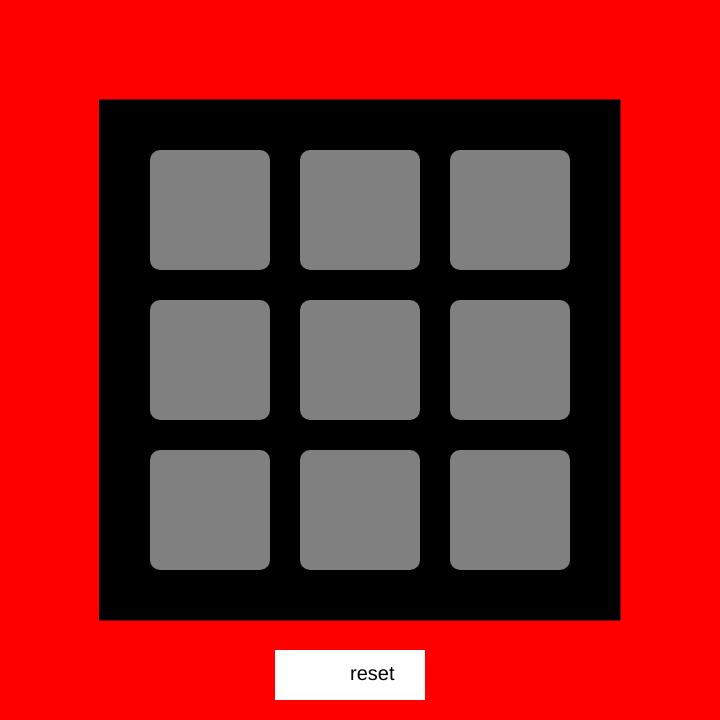
Frame 1 (no input)
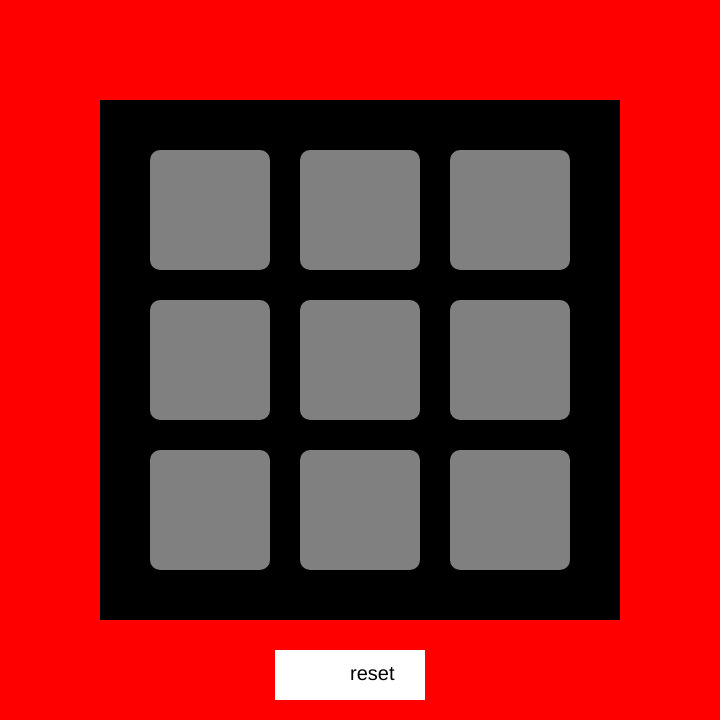
Frame 60 (no input)
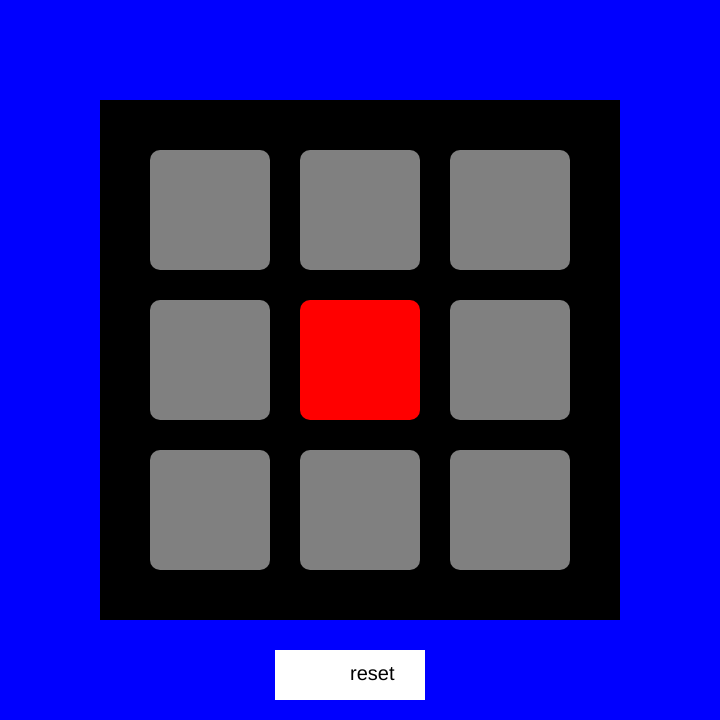
Frame 120 (the mouse pressed at the canvas centre since frame 60)

The p5.js sketch that drew these frames (run headless with seeded random() and noise() and a simulated clock; from frame 60 on, the mouse is pressed at the canvas centre):

// p5.js sketch
// ── sketch.js
let vak = [0, 0, 0, 0, 0, 0, 0, 0, 0];

let spelklaar = false; 

let winnaar = 0;

function setup() {
  createCanvas(720, 720);
}

let player = 1;

function mousePressed(){

   // als muis klikt reset button reset veld en speler
if(mouseX >= 275 && mouseX <= 425 && mouseY >= 650 && mouseY <= 700){
    vak = [0,0,0,0,0,0,0,0,0];

    player = 1;
    spelklaar = false;
    winnaar = 0;
    console.log("reset");
  }
// als spel klaar is verklaar winnaar
  if (spelklaar == true){
    return;
  }
  // klik functie traceert waar muis is en of vakje is aan
  let kolom = floor((mouseX - 150) / 150);

  let rij = floor((mouseY - 150) / 150);

  let nummer = rij * 3 + kolom;

// als gelijkspel is niemand wint
  if(controleerGelijkspel() == true){
    winnaar = 3
    spelklaar = true
  }

  // muis positie blijven in rect
  if(mouseX > 150 && mouseX < 150 + 450 && mouseY > 150 && mouseY < 150 + 450 ){
if (nummer >= 0 && nummer < 9 && vak[nummer] == 0){
  vak[nummer] = player;

  // zorgt dat spel een winnaar heeft
  let winnaar = controleerWinnaar();

  if (winnaar == 1){
  spelklaar = true;
}

if (winnaar == 2){
  spelklaar = true;
}

// geeft spelers een beurt rood eerst dan blauw
if( player == 1){
    player = 2;
    console.log("player 2 beurt");
  }else {
    player = 1;
    console.log("player 1 beurt");

  }

}
  

  console.log("klik");
}

}
function controleerGelijkspel(){
//als er nog vakjes open staan da beindigt het spel nog niet
  for (let i = 0; i < 9; i++) {
    if (vak[i] == 0){
      return false;
    }
    
  }
  return true;
}

function controleerWinnaar(){
//als speler een eerste rij boven horizontaal heeft
if (vak[0] == 1 && vak[1] == vak[0] && vak[2] == vak[0]){
return 1;
}

// als speler 1 eerste rij verticaal heeft
if (vak[0] == 1 && vak[3] == vak[0] && vak[6] == vak[0]){
return 1;
}

// als speler 1 rij diagonaal links naar rechts heeft
if (vak[0] == 1 && vak[4] == vak[0] && vak[8] == vak[0]){
return 1;
}

// als speler 2 eerste rij horizontaal heeft
if (vak[0] == 2 && vak[1] == vak[0] && vak[2] == vak[0]){
  return 2;
}

// als speler 2 eerste rij verticaal heeft
if (vak[0] == 2 && vak[3] == vak[0] && vak[6] == vak[0]){
  return 2;
}

// als speler 2 rij diagonaal links naar rechts heeft
if (vak[0] == 2 && vak[4] == vak[0] && vak[8] == vak[0]){
  return 2;
}

// als speler 1 tweede rij horizontaal heeft
if (vak[3] == 1 && vak[4] == vak[3] && vak[5] == vak[3]){
  return 1;
}

// als speler 1 tweede rij verticaal heeft
if (vak[1] == 1 && vak[4] == vak[1] && vak[7] == vak[1]){
  return 1;
}

// als speler 1 diagonaal rechts naar links heeft 
if (vak[2] == 1 && vak[4] == vak[2] && vak[6] == vak[2]){
  return 1;
}

// als speler 2 rij 2 horizontaal heeft
if (vak[3] == 2 && vak[4] == vak[3] && vak[5] == vak[3]){
  return 2;
}

// als speler 2 rij 2 verticaal heeft
if (vak[1] == 2 && vak[4] == vak[1] && vak[7] == vak[1]){
  return 2;
}

// als speler 2 rij diagonaal rechts naar links heeft
if (vak[2] == 2 && vak[4] == vak[2] && vak[6] == vak[2]){
  return 2;
}

// als speler 1 rij 3 horizontaal heeft
if (vak[6] == 1 && vak[7] == vak[6] && vak[8] == vak[6]){
  return 1;
}

// als speler 1 rij 3 verticaal heeft
if (vak[2] == 1 && vak[5] == vak[2] && vak[8] == vak[2]){
  return 1;
}

// als speler 2 rij 3 horizontaal heeft
if (vak[6] == 2 && vak[7] == vak[6] && vak[8] == vak[6]){
  return 2;
}

// als speler 2 rij 3 verticaal heeft
if (vak[2] == 2 && vak[5] == vak[2] && vak[8] == vak[2]){
  return 2;
}

// als niemand wint 
return 0;

}

function draw() {

// laat zien wie aan beurt is
if(player == 1){
  background("red");
}else if (player == 2){
  background("blue");
}

// laat zien winnaar
 if (controleerWinnaar() == 1){
    background("red");
  }
  
  if (controleerWinnaar() == 2){
    background("blue");
  }

  if(winnaar == 3){
    background("gray");
  }

  //maak speelveld
  fill("black");
  rect(100, 100, 520, 520);
  noStroke(0);

// maak eerste rij

//vak nummer 1
if (vak[0] == 1) {
  fill("red");
}else if (vak[0] == 2) {
  fill("blue");
} else if (vak[0] == 0){
  fill("gray");
}
square(150, 150, 120, 10);

// vak nummer 2
if (vak[1] == 1){
fill("red");
} else if (vak[1] == 2){
  fill("blue");
} else if (vak[1] == 0){
  fill("gray");
}
  square(300, 150, 120, 10);

  // vak nummer 3
  if (vak[2] == 1){
    fill("red");
  }else if (vak[2] == 2){
    fill("blue");
  }else if (vak[2] == 0){
    fill("gray");
  }
  square(450, 150, 120, 10);

// maak tweede rij

// vak nummer 4
if (vak[3] == 1){
fill("red");
}else if(vak[3] == 2){
fill("blue");
}else if(vak[3] == 0){
fill("gray")
}
  square(150, 300, 120, 10);

  // vak nummer 5
  if (vak[4] == 1){
fill("red");
}else if(vak[4] == 2){
fill("blue");
}else if(vak[4] == 0){
fill("gray")
}
  square(300, 300, 120, 10);

  // vak nummer 6
  if (vak[5] == 1){
fill("red");
}else if(vak[5] == 2){
fill("blue");
}else if(vak[5] == 0){
fill("gray")
}
  square(450, 300, 120, 10);

//derde rij

//vak nummer 7
if (vak[6] == 1){
fill("red");
}else if(vak[6] == 2){
fill("blue");
}else if(vak[6] == 0){
fill("gray")
}
  square(150, 450, 120, 10);

  // vak nummer 8
  if (vak[7] == 1){
fill("red");
}else if(vak[7] == 2){
fill("blue");
}else if(vak[7] == 0){
fill("gray")
}
  square(300, 450, 120, 10);

// vak nummer 9
  if (vak[8] == 1){
fill("red");
}else if(vak[8] == 2){
fill("blue");
}else if(vak[8] == 0){
fill("gray")
}
  square(450, 450, 120, 10);

  //laat ook winnaar zien
if (controleerWinnaar() == 1){
    fill("red");
    textSize(32);
    textAlign(CENTER);
    text("player 1 has won this round", 360, 600);
  }
  
  if (controleerWinnaar() == 2){
    fill("blue");
    textSize(32);
    textAlign(CENTER);
    text("player 2 has won this round", 360, 600);
  }

  if(winnaar == 3){
    fill("green");
    textSize(32);
    textAlign(CENTER);
    text("both sides got nuked", 350, 600);
  }
// reset knop
  fill("white");
    rect(275, 650, 150, 50);

    fill("black");
    textSize(20);
    text("reset", 350, 680);

}
